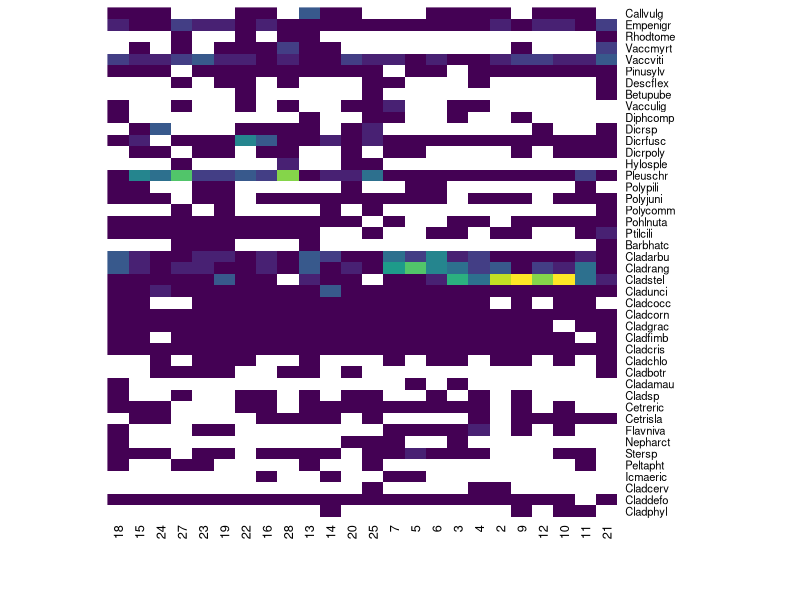
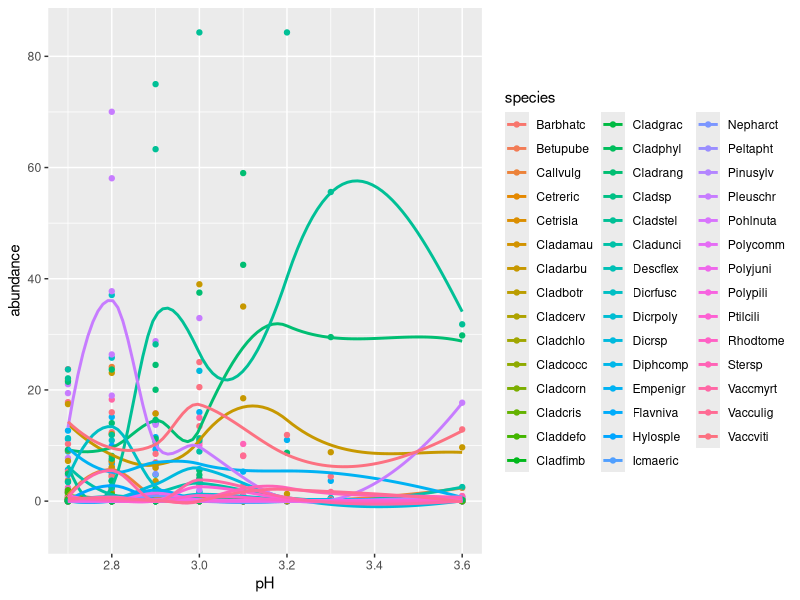
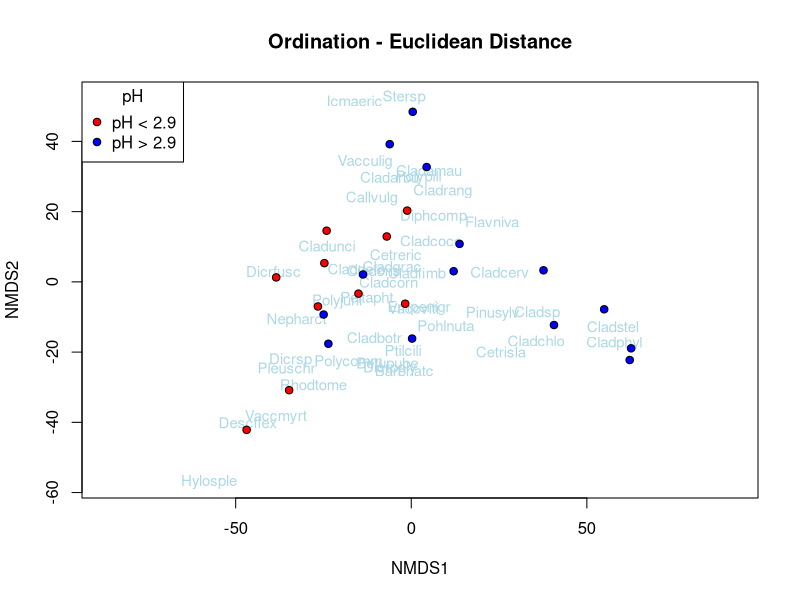
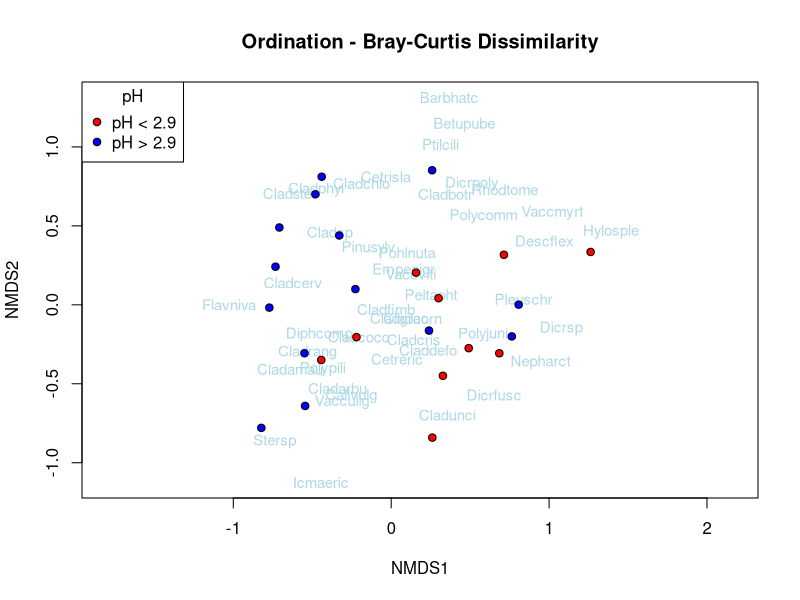
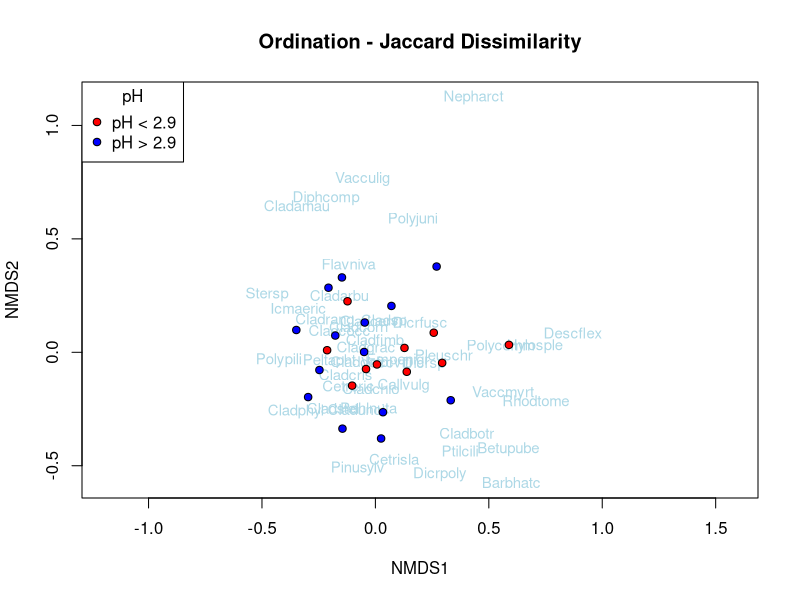
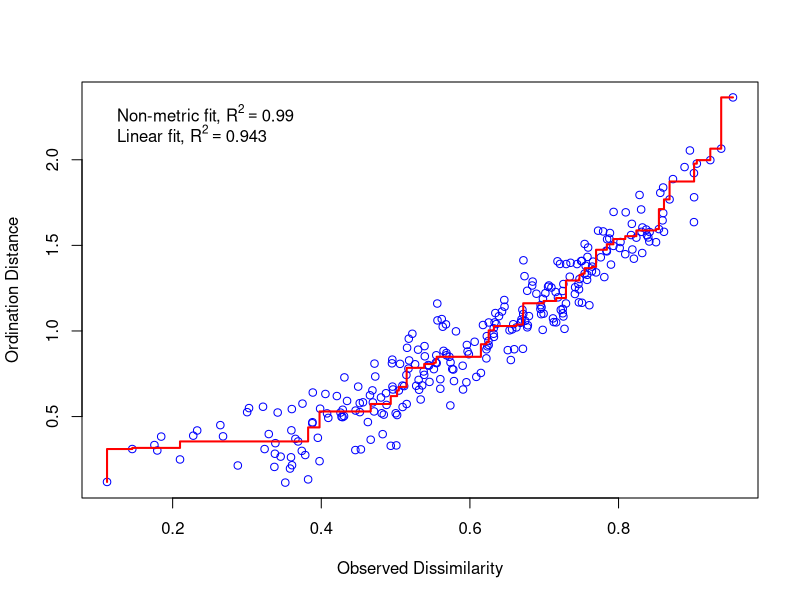
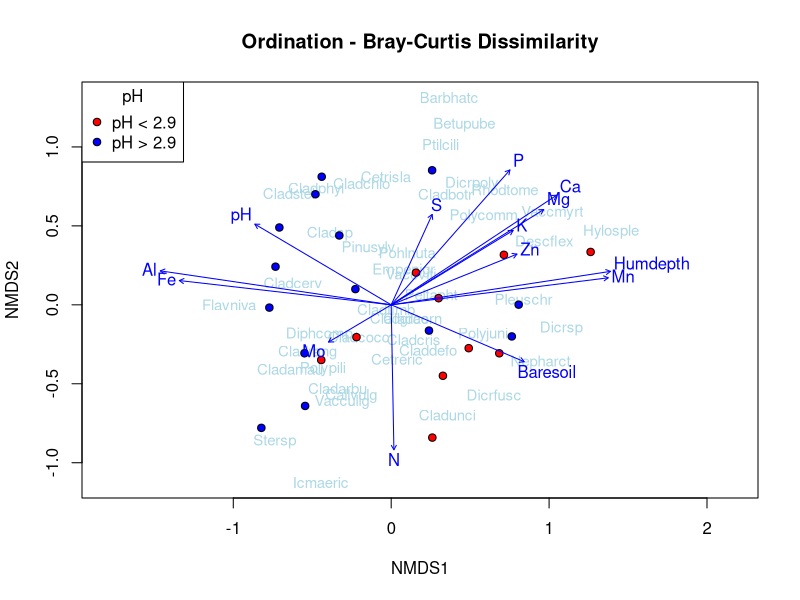
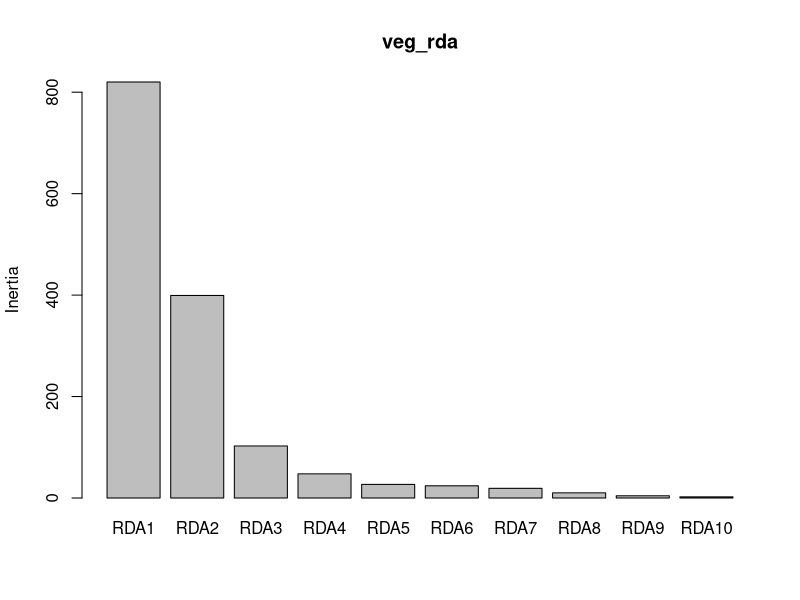

These charts were generated, in order, by the following R code:
## ---- chunk 1
library(vegan); library(tidyverse); library(viridis)

data("varespec") # Community data
data("varechem") # Environmental data
       
veg_comm <- varespec
veg_envt <- varechem

head(veg_comm)
head(veg_envt)
## ---- chunk 2
vegan::tabasco(veg_comm, col = viridis(12, direction = -1))
## ---- chunk 3
coeno_plot <- function(chosen_var){
  
  var_to_plot <- veg_envt %>% select(chosen_var)
  
  cbind(veg_comm, var_to_plot) %>%
    gather(key = "species", value = "abundance", -chosen_var) %>%
    ggplot(aes(x = !! sym(chosen_var),
               y = abundance, 
               color = species)) +
    geom_point() +
    stat_smooth(se = FALSE, alpha = .5, method = "loess") +
    ylim(-5, max(veg_comm))
}
## ---- chunk 4
names(veg_envt)
coeno_plot("pH")
## ---- chunk 5
# 2 Example ecological communities
com1 <- data.frame(spA = 25, spB = 50, spC = 10, spD = 0, spE = 0, spF = 0, spG = 0, spH = 0, row.names = "Com 1")
com2 <- data.frame(spA = 12, spB = 25, spC = 5, spD = 1, spE = 2, spF = 1, spG = 1, spH = 1, row.names = "Com 2")
(com_sample <- rbind(com1, com2))

# Euclidean distance #
# Large differences due to relative abundances -- agnostic to species identity
vegdist(com_sample, method = "euclidean") 

# Bray-Curtis distance #
# Difference in abundance relative to total abundance of that species, bounded between 0 and 1
vegdist(com_sample, method = "bray") 

# Jaccard (binary) distance #
# 3/8 species shared, bounded between 0 and 1
vegdist(com_sample, method = "jaccard", binary = TRUE) 
## ---- chunk 6
# Bray-curtis dissimilarity between samples
distmat <- vegan::vegdist(veg_comm, method = "bray")

# First 5 rows/columns
as.matrix(distmat)[1:5, 1:5]
## ---- chunk 7
colors <- c("red", "blue")
ph_group <- as.factor(if_else(veg_envt$pH < median(veg_envt$pH), "pH < 2.9",  "pH > 2.9"))
## ---- chunk 8
plot_nmds <- function(my_nmds, title){
  fig <- ordiplot(my_nmds, type = "none", main = title)
  text(fig, "species", col="lightblue", cex=0.9)
  points(fig, "sites", pch=21, bg = colors[as.numeric(ph_group)])
  with(veg_envt, legend("topleft", levels(ph_group), pch = 21,  pt.bg = colors,
  title = "pH"))
}

nmds.eucl <- metaMDS(veg_comm, distance = "euclidean", binary = FALSE, autotransform = FALSE, trace = FALSE)
plot_nmds(nmds.eucl, "Ordination - Euclidean Distance")

nmds.bray <- metaMDS(veg_comm, distance = "bray", binary = FALSE, autotransform = FALSE, trace = FALSE)
plot_nmds(nmds.bray, "Ordination - Bray-Curtis Dissimilarity")

nmds.jacc <- metaMDS(veg_comm, distance = "jaccard", binary = TRUE, autotransform = FALSE, trace = FALSE)
plot_nmds(nmds.jacc, "Ordination - Jaccard Dissimilarity")
## ---- chunk 9
# Stress value
nmds.bray$stress

# Visualization of stress
stressplot(nmds.bray)
## ---- chunk 10
# NMDS points -- X and Y coordinates of the observed community samples
head(nmds.bray$points)

# NMDS species -- the relationships between species loadings and the ordination figure 
head(nmds.bray$species)
## ---- chunk 11
# Environmental Vectors -- projecting environmental variables on an existing NMDS object
env_vec <- envfit(nmds.bray, veg_envt)
env_vec

# Adding to previous plot
plot_nmds(nmds.bray, "Ordination - Bray-Curtis Dissimilarity")
plot(env_vec)
## ---- chunk 12
veg_rda <- vegan::rda(veg_comm ~ ., data = veg_envt)
summary(veg_rda)
## ---- chunk 13
anova(veg_rda)
## ---- chunk 14
veg_rda$CCA$eig
screeplot(veg_rda)
## ---- chunk 15
veg_rda$CA$eig
## ---- chunk 16
head(predict(veg_rda)[,1:5])
## ---- chunk 17
ordiplot(veg_rda)
## ---- chunk 18
vif.cca(veg_rda)
## ---- chunk 19
step_mod <- ordistep(veg_rda, trace = FALSE)
summary(step_mod)
## ---- chunk 20
plot(step_mod)
screeplot(step_mod)
## ---- chunk 21
var_comp <- data.frame(inertcomp(veg_rda))
var_comp$frac <- var_comp$CCA / (var_comp$CCA + var_comp$CA)
var_comp$MeanCover <- colMeans(veg_comm)
var_comp <- var_comp[order(var_comp$MeanCover, decreasing = TRUE),]
var_comp
